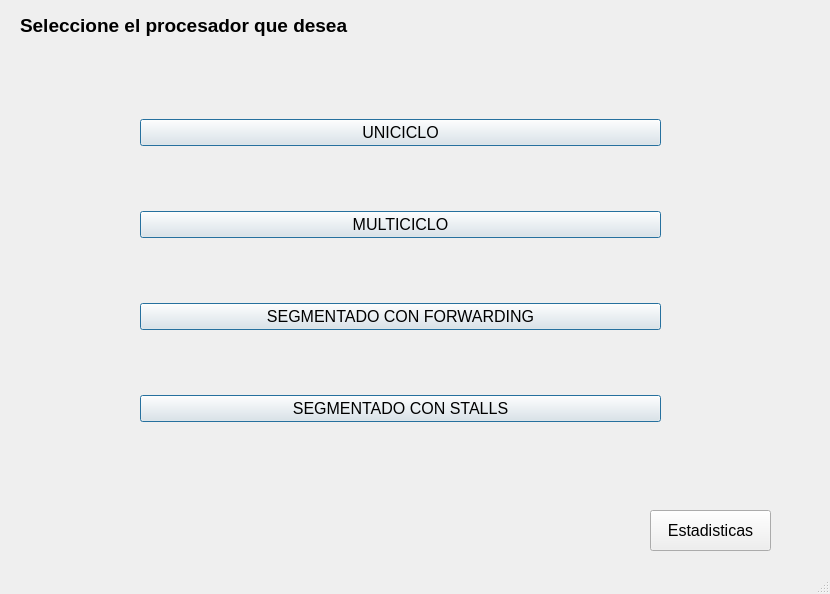
<?xml version="1.0" encoding="UTF-8"?>
<ui version="4.0">
 <class>seleccionProceWindow</class>
 <widget class="QMainWindow" name="seleccionProceWindow">
  <property name="geometry">
   <rect>
    <x>0</x>
    <y>0</y>
    <width>830</width>
    <height>594</height>
   </rect>
  </property>
  <property name="windowTitle">
   <string>Procesadores</string>
  </property>
  <property name="autoFillBackground">
   <bool>false</bool>
  </property>
  <widget class="QWidget" name="centralwidget">
   <widget class="QWidget" name="gridLayoutWidget_2">
    <property name="geometry">
     <rect>
      <x>140</x>
      <y>60</y>
      <width>521</width>
      <height>421</height>
     </rect>
    </property>
    <property name="font">
     <font>
      <pointsize>12</pointsize>
     </font>
    </property>
    <layout class="QGridLayout" name="gridLayout_2">
     <item row="1" column="0">
      <widget class="QPushButton" name="multicicloButton">
       <property name="font">
        <font>
         <pointsize>12</pointsize>
        </font>
       </property>
       <property name="text">
        <string>MULTICICLO</string>
       </property>
       <property name="iconSize">
        <size>
         <width>16</width>
         <height>16</height>
        </size>
       </property>
       <property name="default">
        <bool>true</bool>
       </property>
       <property name="flat">
        <bool>false</bool>
       </property>
      </widget>
     </item>
     <item row="0" column="0">
      <widget class="QPushButton" name="unicicloButton">
       <property name="font">
        <font>
         <pointsize>12</pointsize>
        </font>
       </property>
       <property name="text">
        <string>UNICICLO</string>
       </property>
       <property name="iconSize">
        <size>
         <width>16</width>
         <height>16</height>
        </size>
       </property>
       <property name="default">
        <bool>true</bool>
       </property>
       <property name="flat">
        <bool>false</bool>
       </property>
      </widget>
     </item>
     <item row="3" column="0">
      <widget class="QPushButton" name="segmentadoStallsButton">
       <property name="font">
        <font>
         <pointsize>12</pointsize>
        </font>
       </property>
       <property name="text">
        <string>SEGMENTADO CON STALLS</string>
       </property>
       <property name="iconSize">
        <size>
         <width>16</width>
         <height>16</height>
        </size>
       </property>
       <property name="default">
        <bool>true</bool>
       </property>
       <property name="flat">
        <bool>false</bool>
       </property>
      </widget>
     </item>
     <item row="2" column="0">
      <widget class="QPushButton" name="segmentadoForwardingButton">
       <property name="font">
        <font>
         <pointsize>12</pointsize>
        </font>
       </property>
       <property name="text">
        <string>SEGMENTADO CON FORWARDING</string>
       </property>
       <property name="iconSize">
        <size>
         <width>16</width>
         <height>16</height>
        </size>
       </property>
       <property name="default">
        <bool>true</bool>
       </property>
       <property name="flat">
        <bool>false</bool>
       </property>
      </widget>
     </item>
    </layout>
   </widget>
   <widget class="QLabel" name="seleccionProceLabel">
    <property name="geometry">
     <rect>
      <x>20</x>
      <y>10</y>
      <width>371</width>
      <height>31</height>
     </rect>
    </property>
    <property name="font">
     <font>
      <pointsize>14</pointsize>
      <weight>75</weight>
      <italic>false</italic>
      <bold>true</bold>
      <strikeout>false</strikeout>
     </font>
    </property>
    <property name="text">
     <string>Seleccione el procesador que desea</string>
    </property>
   </widget>
   <widget class="QPushButton" name="estadisticasButton">
    <property name="geometry">
     <rect>
      <x>650</x>
      <y>510</y>
      <width>121</width>
      <height>41</height>
     </rect>
    </property>
    <property name="font">
     <font>
      <pointsize>12</pointsize>
     </font>
    </property>
    <property name="text">
     <string>Estadisticas</string>
    </property>
   </widget>
  </widget>
  <widget class="QMenuBar" name="menubar">
   <property name="geometry">
    <rect>
     <x>0</x>
     <y>0</y>
     <width>830</width>
     <height>21</height>
    </rect>
   </property>
  </widget>
  <widget class="QStatusBar" name="statusbar"/>
 </widget>
 <resources/>
 <connections/>
</ui>
